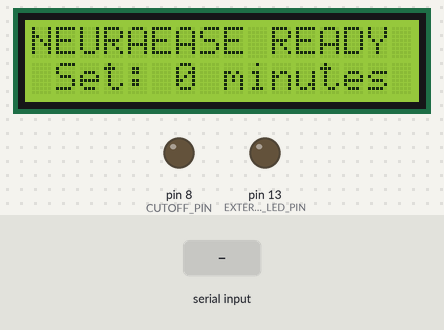
A sketch run on a simulated Arduino Uno, built with avr-gcc and run on an emulated ATmega328P. On the bench: 16×2 character LCD, output pins drawn as LEDs (lit = HIGH). The inputs (shaded band) are chosen by the test bench. What the sketch prints to the serial monitor is not drawn.

Above: at 1.4 s.
1.5 s: "S\n" received over Serial
At 2.9 s:
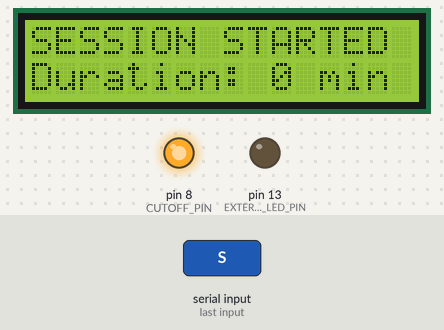
At 4.0 s:
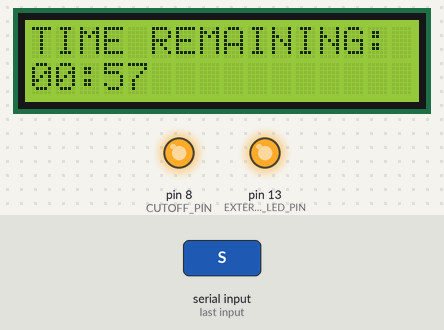
6.2 s: "E\n" received over Serial
At 7.4 s:
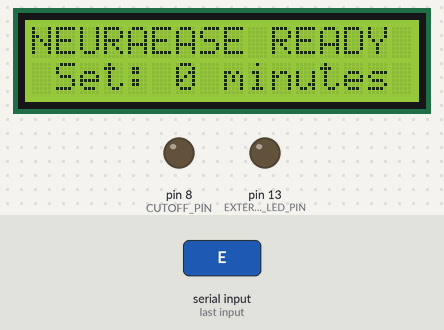
Timing chart, 0 to 9.2 s (numbered marks = the images above; inputs shaded):
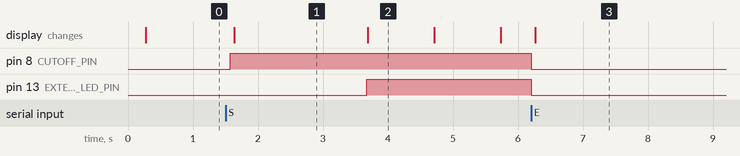

Measured:
- after the input at 1.5 s, pin 8 (CUTOFF_PIN): LOW → HIGH after 0.07 s; pin 13 (EXTERNAL_LED_PIN): LOW → HIGH after 2.2 s; the display: changes after 0.14 s (image 1)
- after the input at 6.2 s, pin 8 (CUTOFF_PIN), pin 13 (EXTERNAL_LED_PIN): HIGH → LOW at once; the display: changes after 0.06 s (image 3)
- what the display in image 1 shows lasts 2.1 s, from 1.6 s to 3.7 s
- what the display in image 2 shows lasts 1.0 s, from 3.7 s to 4.7 s

The sketch:

Arduino.ino
```cpp
#include <Wire.h>
#include <LiquidCrystal_I2C.h>

// --- Configuration ---
// I2C LCD Address - check your specific LCD for the correct address (0x27 or 0x3F are common)
#define LCD_ADDRESS 0x27
#define LCD_COLS 16
#define LCD_ROWS 2

// Pin Definitions
#define EXTERNAL_LED_PIN 13 // Built-in LED or an external indicator LED (HIGH = Active)
#define CUTOFF_PIN 8        // Relay or Transistor control pin (HIGH = System ON, LOW = System OFF)

// Default session duration (in minutes). Must be between 1 and 60.
#define SESSION_MIN 1

// --- Global Variables ---
LiquidCrystal_I2C lcd(LCD_ADDRESS, LCD_COLS, LCD_ROWS);

bool isSessionActive = false;
unsigned long sessionDuration; // Duration in milliseconds
unsigned long sessionStart = 0; // Time when the session started
bool wasSessionActive = false; // Flag to force an LCD update when transitioning out of session

// --- Function Prototypes ---
void lcdPrintCenteredLine(int row, const char* text);
void startSession();
void endSession();
void updateDisplay(unsigned long elapsed);
void handleSerialCommands();

// --- Utility Function: Centered LCD Printing ---
void lcdPrintCenteredLine(int row, const char* text) {
  lcd.setCursor(0, row);
  for (int i = 0; i < LCD_COLS; i++) {
    lcd.print(' '); // Clear the line
  }
  lcd.setCursor((LCD_COLS - strlen(text)) / 2, row);
  lcd.print(text);
}

// --- Logic Function: Starting the Timer ---
void startSession() {
  if (!isSessionActive) {
    sessionStart = millis();
    isSessionActive = true;
    // Activate the main system (e.g., turn on a fan or a desk lamp)
    digitalWrite(CUTOFF_PIN, HIGH);
    lcd.clear();
    lcdPrintCenteredLine(0, "SESSION STARTED");

    // Show duration on second line
    long durationMin = sessionDuration / (60 * 1000);
    char durationMsg[17];
    sprintf(durationMsg, "Duration: %d min", durationMin);
    lcdPrintCenteredLine(1, durationMsg);

    delay(2000); // Show the message for 2 seconds

    // Clear and show timer display
    lcd.clear();
    lcdPrintCenteredLine(0, "TIME REMAINING:");

    Serial.println("SESSION_STARTED");
  }
}

// --- Logic Function: Ending the Timer ---
void endSession() {
  if (isSessionActive) {
    isSessionActive = false;
    // Deactivate the main system
    digitalWrite(CUTOFF_PIN, LOW);
    wasSessionActive = true; // Mark for idle screen update
    Serial.println("Session Ended by user command.");
  }
}

// --- Display Function: Update LCD with Timer ---
void updateDisplay(unsigned long elapsed) {
  unsigned long remainingTime = sessionDuration - elapsed;

  // Calculate Minutes and Seconds
  unsigned long totalSeconds = remainingTime / 1000;
  int minutes = totalSeconds / 60;
  int seconds = totalSeconds % 60;

  // Format the time string
  char timeString[6]; // MM:SS\0
  sprintf(timeString, "%02d:%02d", minutes, seconds);

  // Update display every second or when the display needs to change significantly
  static unsigned long lastUpdate = 0;
  if (millis() - lastUpdate >= 1000 || wasSessionActive) {
    // Update the timer display
    lcd.setCursor(0, 1); // Move to the second line
    lcd.print("                "); // Clear the line
    lcd.setCursor(0, 1); // Move to the second line again
    lcd.print(timeString); // Display the remaining time

    lastUpdate = millis();
    wasSessionActive = false; // Reset flag after update
  }
}

// --- Logic Function: Serial Command Handler ---
void handleSerialCommands() {
  while (Serial.available()) {
    String command = Serial.readStringUntil('\n');
    command.trim();

    if (command.startsWith("SET_DURATION:")) {
      String durationStr = command.substring(13); // Length of "SET_DURATION:"
      int newDuration = durationStr.toInt();

      if (newDuration >= 1 && newDuration <= 60) { // Changed minimum to 1 minute
        sessionDuration = (unsigned long)newDuration * 60 * 1000; // Convert minutes to ms
        Serial.print("Duration set to: ");
        Serial.print(newDuration);
        Serial.println(" minutes.");
        lcd.clear();
        lcdPrintCenteredLine(0, "DURATION SET:");

        char durationStr[16];
        sprintf(durationStr, "%d minutes", newDuration);
        lcdPrintCenteredLine(1, durationStr);

        wasSessionActive = true; // Force update to idle screen after setting
        delay(2000);
      } else {
        Serial.println("Error: Duration must be between 1 and 60 minutes.");
      }
    } else if (command.startsWith("START:")) {
      // Handle START command with duration
      String durationStr = command.substring(6); // Length of "START:"
      int newDuration = durationStr.toInt();

      if (newDuration >= 1 && newDuration <= 60) { // Changed minimum to 1 minute
        sessionDuration = (unsigned long)newDuration * 60 * 1000; // Convert minutes to ms
        Serial.print("Starting session: ");
        Serial.print(newDuration);
        Serial.println(" minutes.");
        startSession();
      } else {
        Serial.println("Error: Duration must be between 1 and 60 minutes.");
      }
    } else if (command.equalsIgnoreCase("S")) {
      startSession();
    } else if (command.equalsIgnoreCase("E")) {
      endSession();
    } else if (command.startsWith("SET_CURRENT:")) {
      // Handle current setting if needed
      String currentStr = command.substring(12);
      Serial.print("Current set to: ");
      Serial.println(currentStr);
    }
  }
}

// ------------------------------------------------------------------
// --- SETUP ---
// ------------------------------------------------------------------
void setup() {
  // Initialize Serial communication
  Serial.begin(9600);

  // Configure Pins
  pinMode(EXTERNAL_LED_PIN, OUTPUT);
  pinMode(CUTOFF_PIN, OUTPUT);

  // Initial state of output pins
  digitalWrite(EXTERNAL_LED_PIN, LOW); // LED OFF when idle
  digitalWrite(CUTOFF_PIN, LOW);       // System OFF when idle

  // Set default duration (converted to milliseconds)
  sessionDuration = (unsigned long)SESSION_MIN * 60 * 1000;

  // Initialize the LCD
  lcd.init();
  lcd.begin(LCD_COLS, LCD_ROWS);
  lcd.backlight();

  // Set initial state to force the first updateDisplay call in loop() to draw the idle screen.
  wasSessionActive = true; // Will trigger the initial idle screen draw

  Serial.println("--- Arduino tDCS Timer Ready ---");
  Serial.print("Default Duration: ");
  Serial.print(SESSION_MIN);
  Serial.println(" minutes.");
  Serial.println("Commands: 'START:X' (Start X minutes), 'E' (End), 'SET_DURATION:X' (1-60 mins).");
}

// ------------------------------------------------------------------
// --- LOOP ---
// ------------------------------------------------------------------
void loop() {
  handleSerialCommands();

  if (isSessionActive) {
    unsigned long elapsed = millis() - sessionStart;

    if (elapsed >= sessionDuration) {
      // Session completion logic
      isSessionActive = false;
      digitalWrite(CUTOFF_PIN, LOW); // System OFF
      digitalWrite(EXTERNAL_LED_PIN, LOW); // External LED OFF

      Serial.println("SESSION_TIME_COMPLETE");
      Serial.println("SESSION HAS ENDED");

      // Display session end message
      lcd.clear();
      lcdPrintCenteredLine(0, "SESSION COMPLETE");
      lcdPrintCenteredLine(1, "SUCESSFULLY");
      wasSessionActive = true; // Mark for idle screen update

      // Keep the completion message displayed for 5 seconds
      delay(5000);
    } else {
      // Session running logic
      digitalWrite(EXTERNAL_LED_PIN, HIGH); // External LED ON while running
      updateDisplay(elapsed); // Continually update the timer on the LCD
    }
  } else {
    // Session is inactive (Idle state)
    digitalWrite(EXTERNAL_LED_PIN, LOW); // External LED OFF

    // Only update the display when transitioning to idle or initially
    if (wasSessionActive) {
      lcd.clear();
      lcdPrintCenteredLine(0, "NEURAEASE READY");

      // Convert session duration back to minutes for display
      long durationMin = sessionDuration / (60 * 1000);
      char durationStr[16];
      sprintf(durationStr, "Set: %d minutes", durationMin);
      lcdPrintCenteredLine(1, durationStr);

      wasSessionActive = false; // Screen is now updated
    }
    // Small delay to prevent running the loop too fast when idle
    delay(100);
  }
}
```
